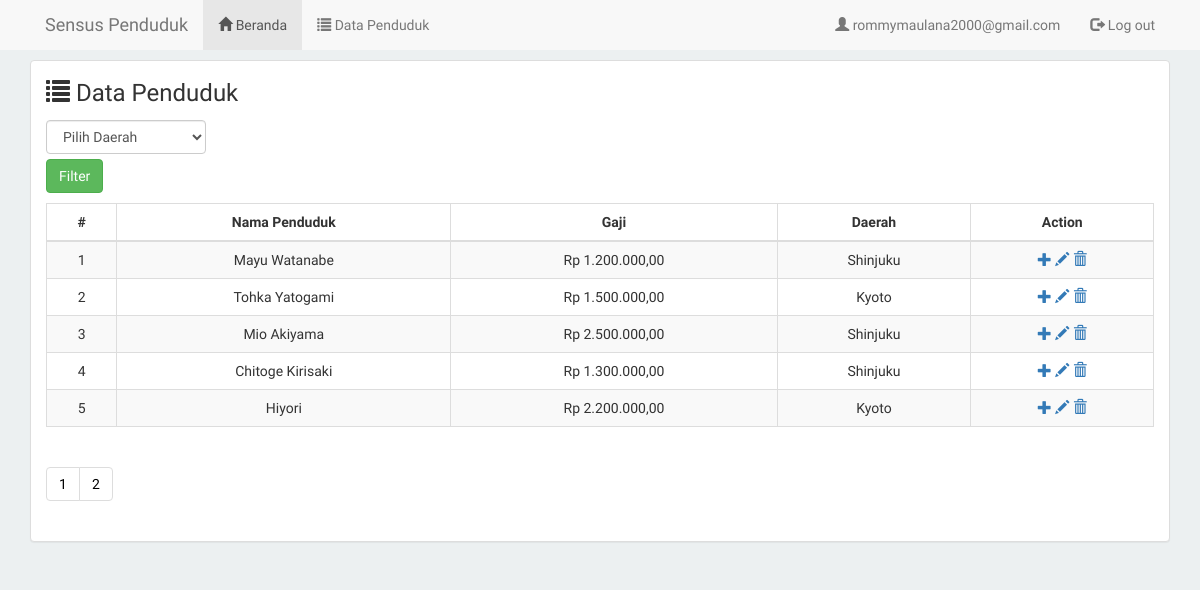
Screenshot of /dashboard?menu=data_penduduk (signed in) with the database file from the repository.
### tables this page shows
CREATE TABLE `person` (
  `id` int(11) NOT NULL,
  `name` varchar(50) NOT NULL,
  `region_id` int(11) NOT NULL,
  `address` varchar(200) NOT NULL,
  `income` int(11) NOT NULL,
  `created_at` date NOT NULL,
  `created_by` int(11) NOT NULL
);

CREATE TABLE `regions` (
  `id` int(11) NOT NULL,
  `name` varchar(50) NOT NULL,
  `created_at` date NOT NULL,
  `created_by` int(11) NOT NULL
);

### dashboard/data_penduduk.php (the view, shortened to what this page needs)
<font size="5"><span class="glyphicon glyphicon-list"></span> Data Penduduk</font>
<div class="row">
<div class="col-md-2 top-10">
<form method="post">
<select name="filter" class="form-control">
<option selected="">Pilih Daerah</option>
</select>
<button type="submit" class="btn btn-success" style="margin-top: 5px" name="filters">Filter</button>
</form>
</div>
</div>
<div class="table-responsive">
	<table class="table table-striped table-bordered top-10">
		<thead>
			<tr>
				<th class="text-center">#</th>
				<th class="text-center">Nama Penduduk</th>
				<th class="text-center">Gaji</th>
				<th class="text-center">Daerah</th>
				<th class="text-center">Action</th>
			</tr>
		</thead>
		<tbody>
		<?php
        	$halaman = 5;
        	$page = isset($_GET["p"]) ? (int)$_GET["p"] : 1;
        	$mulai = ($page>1) ? ($page * $halaman) - $halaman : 0;
			$querys_penduduk = mysqli_query($conn,"SELECT * FROM person");
			$total = mysqli_num_rows($querys_penduduk);
			$pages = ceil($total/$halaman);
			if(isset($_POST["filters"])) {
				$filter = $_POST["filter"];
				if(!$filter == 0) {
					$query_penduduk = mysqli_query($conn,"SELECT * FROM person WHERE region_id = '$filter' LIMIT $mulai, $halaman");
				} else {
					$query_penduduk = mysqli_query($conn,"SELECT * FROM person LIMIT $mulai, $halaman");
				}
			} else {
				$query_penduduk = mysqli_query($conn,"SELECT * FROM person LIMIT $mulai, $halaman");
			}
			if(mysqli_num_rows($query_penduduk) == 0) {
		?>
			<tr>
				<td>No records here!</td>
			</tr>
		<?php
			} else {
				$no = 1;
				while($data_penduduk = mysqli_fetch_array($query_penduduk)) {
					$cari_id = $data_penduduk["region_id"];
					$id = intval($data_penduduk["id"]);
					$query_daerah = mysqli_query($conn,"SELECT * FROM regions WHERE id = '$cari_id'");
					$data_daerah = mysqli_fetch_array($query_daerah);
		?>
			<tr>
				<td class="text-center"><?php echo $no++ ?></td>
				<td class="text-center"><?php echo $data_penduduk["name"]; ?></td>
				<td class="text-center"><?php echo "Rp ".number_format($data_penduduk["income"],2,',','.'); ?></td>
				<td class="text-center"><?php echo $data_daerah["name"]; ?></td>
				<td class="text-center">
					<a href="?menu=data_penduduk&action=add"><span class="glyphicon glyphicon-plus"></span></a>
					<a href="?menu=data_penduduk&action=edit&id=<?php echo $id; ?>"><span class="glyphicon glyphicon-pencil"></span></a>
					<a href="?menu=data_penduduk&action=delete&id=<?php echo $id; ?>"><span class="glyphicon glyphicon-trash"></span></a>
				</td>
			</tr>
		<?php
			}
		}
		?>
		</tbody>
	</table>
</div>
	        <?php
        	echo "<ul class='pagination'>";
        		for($i=1; $i<=$pages;$i++) {
        			echo "<li><a style='text-style:none; color: black' href='?menu=data_penduduk&p=$i'>$i</a></li>";
        		}
        	echo "</ul>";
        ?>

### assets/css/main.css (style rules this page uses)
.top-10 { margin-top: 10px; }
body { background-color: #ecf0f1; font-family: Inconsolata; }

### rows the page displays
person: name "Mayu Watanabe", income "1.200.000,00", region.name "Shinjuku"
person: name "Tohka Yatogami", income "1.500.000,00", region.name "Kyoto"
person: name "Mio Akiyama", income "2.500.000,00", region.name "Shinjuku"
person: name "Chitoge Kirisaki", income "1.300.000,00", region.name "Shinjuku"
person: name "Hiyori", income "2.200.000,00", region.name "Kyoto"

### other values shown
$email "rommymaulana2000@gmail.com"
